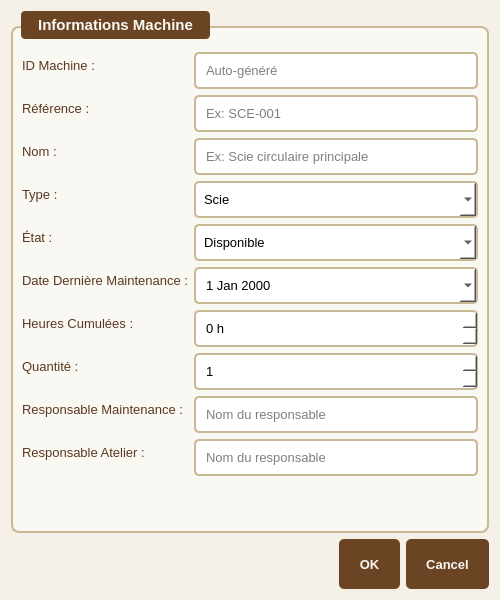
<?xml version="1.0" encoding="UTF-8"?>
<ui version="4.0">
 <class>DialogMachine</class>
 <widget class="QDialog" name="DialogMachine">
  <property name="geometry">
   <rect>
    <x>0</x>
    <y>0</y>
    <width>500</width>
    <height>600</height>
   </rect>
  </property>
  <property name="windowTitle">
   <string>Gestion Machine</string>
  </property>
  <property name="styleSheet">
   <string notr="true">QDialog {
    background-color: #F5F0E8;
}

QPushButton {
    background-color: #6B4423;
    color: #FAF8F3;
    border: none;
    padding: 10px 20px;
    border-radius: 5px;
    font-weight: 600;
    font-size: 10pt;
    min-height: 30px;
}

QPushButton:hover {
    background-color: #8B6F47;
}

QGroupBox {
    background-color: #FAF8F3;
    border: 2px solid #C9B896;
    border-radius: 8px;
    margin-top: 15px;
    padding-top: 15px;
    font-weight: 600;
    font-size: 11pt;
    color: #6B4423;
}

QGroupBox::title {
    subcontrol-origin: margin;
    subcontrol-position: top left;
    padding: 5px 15px;
    background-color: #6B4423;
    color: #FAF8F3;
    border-radius: 4px;
    left: 10px;
}

QLabel {
    color: #5A3820;
    font-size: 10pt;
}

QLineEdit, QComboBox, QSpinBox, QDateEdit {
    background-color: #FFFFFF;
    border: 2px solid #C9B896;
    border-radius: 5px;
    padding: 8px;
    font-size: 10pt;
}

QLineEdit:focus, QComboBox:focus, QSpinBox:focus, QDateEdit:focus {
    border: 2px solid #8B6F47;
}</string>
  </property>
  <property name="modal">
   <bool>true</bool>
  </property>
  <layout class="QVBoxLayout" name="verticalLayout">
   <item>
    <widget class="QGroupBox" name="groupBox">
     <property name="title"><string>Informations Machine</string></property>
     <layout class="QFormLayout" name="formLayout">
      <item row="0" column="0"><widget class="QLabel" name="label"><property name="text"><string>ID Machine :</string></property></widget></item>
      <item row="0" column="1"><widget class="QLineEdit" name="lineEditID"><property name="readOnly"><bool>true</bool></property><property name="placeholderText"><string>Auto-généré</string></property></widget></item>
      <item row="1" column="0"><widget class="QLabel" name="label_2"><property name="text"><string>Référence :</string></property></widget></item>
      <item row="1" column="1"><widget class="QLineEdit" name="lineEditReference"><property name="placeholderText"><string>Ex: SCE-001</string></property></widget></item>
      <item row="2" column="0"><widget class="QLabel" name="label_3"><property name="text"><string>Nom :</string></property></widget></item>
      <item row="2" column="1"><widget class="QLineEdit" name="lineEditNom"><property name="placeholderText"><string>Ex: Scie circulaire principale</string></property></widget></item>
      <item row="3" column="0"><widget class="QLabel" name="label_4"><property name="text"><string>Type :</string></property></widget></item>
      <item row="3" column="1"><widget class="QComboBox" name="comboBoxType"><item><property name="text"><string>Scie</string></property></item><item><property name="text"><string>Perceuse</string></property></item><item><property name="text"><string>Raboteuse</string></property></item><item><property name="text"><string>Ponceuse</string></property></item><item><property name="text"><string>Défonceuse</string></property></item><item><property name="text"><string>Tour à bois</string></property></item></widget></item>
      <item row="4" column="0"><widget class="QLabel" name="label_5"><property name="text"><string>État :</string></property></widget></item>
      <item row="4" column="1"><widget class="QComboBox" name="comboBoxEtat"><item><property name="text"><string>Disponible</string></property></item><item><property name="text"><string>En maintenance</string></property></item><item><property name="text"><string>Hors service</string></property></item></widget></item>
      <item row="5" column="0"><widget class="QLabel" name="label_6"><property name="text"><string>Date Dernière Maintenance :</string></property></widget></item>
      <item row="5" column="1"><widget class="QDateEdit" name="dateEditMaintenance"><property name="calendarPopup"><bool>true</bool></property></widget></item>
      <item row="6" column="0"><widget class="QLabel" name="label_7"><property name="text"><string>Heures Cumulées :</string></property></widget></item>
      <item row="6" column="1"><widget class="QSpinBox" name="spinBoxHeures"><property name="suffix"><string> h</string></property><property name="maximum"><number>999999</number></property></widget></item>
      <item row="7" column="0"><widget class="QLabel" name="label_8"><property name="text"><string>Quantité :</string></property></widget></item>
      <item row="7" column="1"><widget class="QSpinBox" name="spinBoxQuantite"><property name="minimum"><number>1</number></property><property name="maximum"><number>100</number></property></widget></item>
      <item row="8" column="0"><widget class="QLabel" name="label_9"><property name="text"><string>Responsable Maintenance :</string></property></widget></item>
      <item row="8" column="1"><widget class="QLineEdit" name="lineEditRespMaintenance"><property name="placeholderText"><string>Nom du responsable</string></property></widget></item>
      <item row="9" column="0"><widget class="QLabel" name="label_10"><property name="text"><string>Responsable Atelier :</string></property></widget></item>
      <item row="9" column="1"><widget class="QLineEdit" name="lineEditRespAtelier"><property name="placeholderText"><string>Nom du responsable</string></property></widget></item>
     </layout>
    </widget>
   </item>
   <item>
    <widget class="QDialogButtonBox" name="buttonBox">
     <property name="orientation"><enum>Qt::Orientation::Horizontal</enum></property>
     <property name="standardButtons"><set>QDialogButtonBox::StandardButton::Cancel|QDialogButtonBox::StandardButton::Ok</set></property>
    </widget>
   </item>
  </layout>
 </widget>
 <resources/>
 <connections>
  <connection>
   <sender>buttonBox</sender>
   <signal>accepted()</signal>
   <receiver>DialogMachine</receiver>
   <slot>accept()</slot>
  </connection>
  <connection>
   <sender>buttonBox</sender>
   <signal>rejected()</signal>
   <receiver>DialogMachine</receiver>
   <slot>reject()</slot>
  </connection>
 </connections>
</ui>
